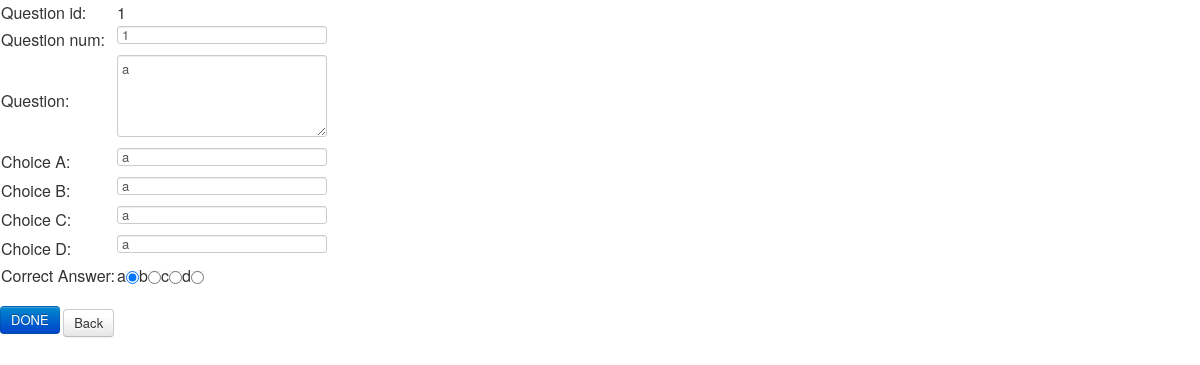
The page /adminModule/updateQuestionAction.php?id=1 on the database its author committed.
### tables this page shows
CREATE TABLE IF NOT EXISTS `questionnaire` (
  `question_id` int(11) NOT NULL AUTO_INCREMENT,
  `question_num` int(11) NOT NULL,
  `question` text NOT NULL,
  `choiceA` text NOT NULL,
  `choiceB` text NOT NULL,
  `choiceC` text NOT NULL,
  `choiceD` text NOT NULL,
  `correct_answer` char(1) NOT NULL,
  PRIMARY KEY (`question_id`)
);

### adminModule/AdminClass.php (called while the page is built, shortened)
<?php
	include_once('../config.php');
	class AdminClass {
		public static function getQuestionById($id) {
			global $db;
			$query = "SELECT * FROM questionnaire WHERE question_id = '$id'";
			$result = $db->query($query);
			if ($result->num_rows > 0) {
				$row = $result->fetch_assoc();
				return $row;
			} else {
				return false;
			}
		}
	}
 ?>

### adminModule/AdminClassHandler.php (called while the page is built, shortened)
<?php
	include_once('AdminClass.php');
	class AdminClassHandler extends AdminClass{
		public function testGetQuestionById($id) {
			try {
				$result = parent::getQuestionById($id);
				if($result !== false) {
					return $result;
				} else {
					return false;
				}
			} catch(Exception $e) {
				error_log($e->getMessage());
				return false;
			}
		}
	}
 ?>

### adminModule/updateQuestionAction.php (the view, shortened to what this page needs)
<?php
	include_once('AdminClassHandler.php');
	if(isset($_GET['btn-submit-update'])) {
		$id = isset($_GET['question_id']) ? $_GET['question_id']: false;
		$num = isset($_GET['question_num']) ? $_GET['question_num']: false;
		$question = isset($_GET['question']) ? $_GET['question']: false;
		$a = isset($_GET['choiceA']) ? $_GET['choiceA']: false;
		$b = isset($_GET['choiceB']) ? $_GET['choiceB']: false;
		$c = isset($_GET['choiceC']) ? $_GET['choiceC']: false;
		$d = isset($_GET['choiceD']) ? $_GET['choiceD']: false;
		$ans = isset($_GET['choice']) ? $_GET['choice']: false;
		if($id !== false && $num !== false && $question !== false && $a !== false
			&& $b !== false && $c !== false && $d !== false && $ans !== false) {
			$obj = new AdminClassHandler();
			$result = $obj->testUpdateQuestion($id, $num, $question, $a, $b, $c, $d, $ans);
			if($result) {
				echo "<script type = 'text/javascript'>
						alert('Successfully Update');
						document.location.href = 'questionsTable.php';
					  </script>";
			} else {
				echo "<script type = 'text/javascript'>
						alert('Unsuccessfully Update');
						document.location.href = 'questionsTable.php';
					  </script>";
			}
		} else {
			echo "<script type = 'text/javascript'>
					alert('There\'s somthing not set, please double check');
					document.location.href = 'updateQuestionAction.php';
				  </script>";
		}
	} else {
		$id = $_GET['id'];
		$obj = new AdminClassHandler();
		$question = $obj->testGetQuestionById($id);
	}
 ?>
 <html>
	 <head>
	 	<link rel="stylesheet" type="text/css" href="../css/bootstrap.css">
	 </head>
	 <body>
	 	<form method = 'GET' action = '<?= $_SERVER['PHP_SELF']; ?>'>
	 		<table>
	 			<tr>
	 				<td>Question id:</td>
	 				<td><?= $question['question_id']; ?><input type = 'hidden' name = 'question_id' value = '<?= $question['question_id']; ?>'></td>
	 			</tr>
	 			<tr>
	 				<td>Question num:</td>
	 				<td><input type = 'text' id = 'question_num' name = 'question_num' value = '<?= $question['question_num']; ?>'></td>
	 			</tr>
	 			<tr>
	 				<td>Question:</td>
	 				<td><textarea name = 'question' id = 'question' rows = '4px'><?= $question['question']; ?></textarea></td>
	 			</tr>
	 			<tr>
	 				<td>Choice A:</td>
	 				<td><input type = 'text' id = 'choiceA' name = 'choiceA' value = '<?= $question['choiceA']; ?>'></td>
	 			</tr>
	 			<tr>
	 				<td>Choice B:</td>
	 				<td><input type = 'text' id = 'choiceB' name = 'choiceB' value = '<?= $question['choiceB']; ?>'></td>
	 			</tr>
	 			<tr>
	 				<td>Choice C:</td>
	 				<td><input type = 'text' id = 'choiceC' name = 'choiceC' value = '<?= $question['choiceC']; ?>'></td>
	 			</tr>
	 			<tr>
	 				<td>Choice D:</td>
	 				<td><input type = 'text' id = 'choiceD' name = 'choiceD' value = '<?= $question['choiceD']; ?>'></td>
	 			</tr>
	 			<tr>
	 				<td>Correct Answer:</td>
	 				<td><?php
	 						$temp = array('a', 'b', 'c', 'd');
				 			for($i = 0; $i < 4; $i++) {
				 				if($temp[$i] == $question['correct_answer']) {
				 					echo $temp[$i] . "<input type = 'radio' name = 'choice' value = '".$temp[$i]."' checked>";
				 					continue;
				 				}
				 				echo $temp[$i] . "<input type = 'radio' name = 'choice' value = '".$temp[$i]."'>";
				 			}
	 					 ?>
	 				</td>
	 			</tr>
	 		</table>
	 		 <br/>
	 		 <input type = 'submit' value = 'DONE' name = 'btn-submit-update' class = 'btn btn-primary'>
	 		 <a href="questionsTable.php" class = 'btn'>Back</a>
	 	</form>
	 </body>
 </html>

### rows shown on the page
questionnaire: question_id "1", question_num "1", question "a", choiceA "a", choiceB "a", choiceC "a", choiceD "a"

### other values the page prints
$temp[$i] "a"
$temp[$i] "b"
$temp[$i] "c"
$temp[$i] "d"
